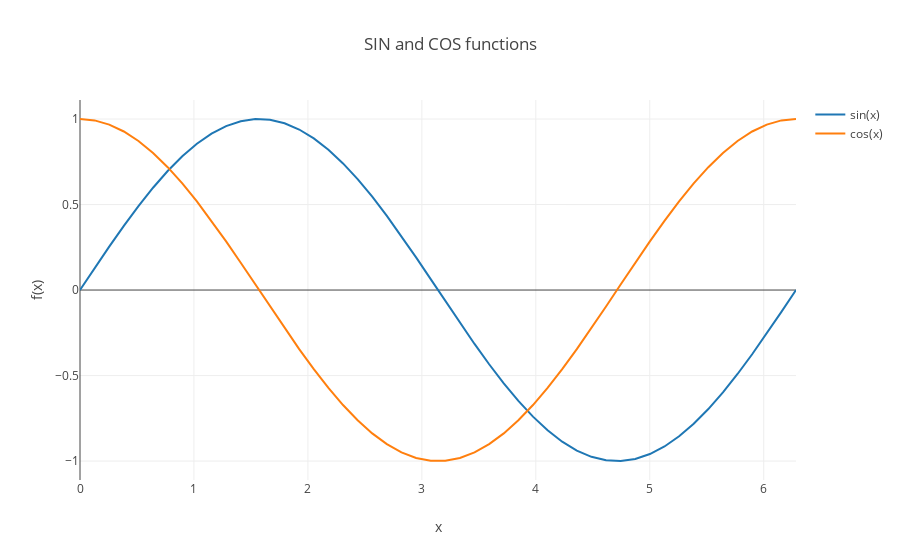

The notebook cell this image was saved under:
### Code cell
# Display the result within the notebook:
py.offline.iplot(fig)
